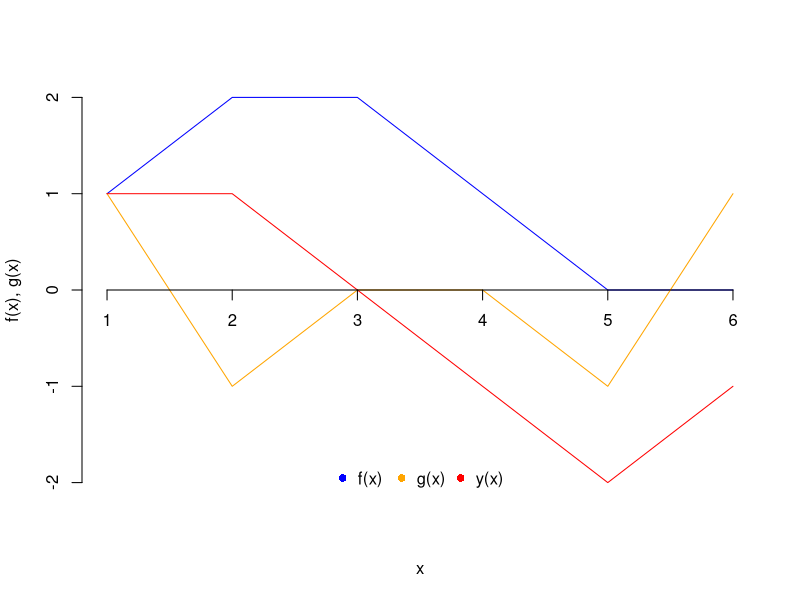
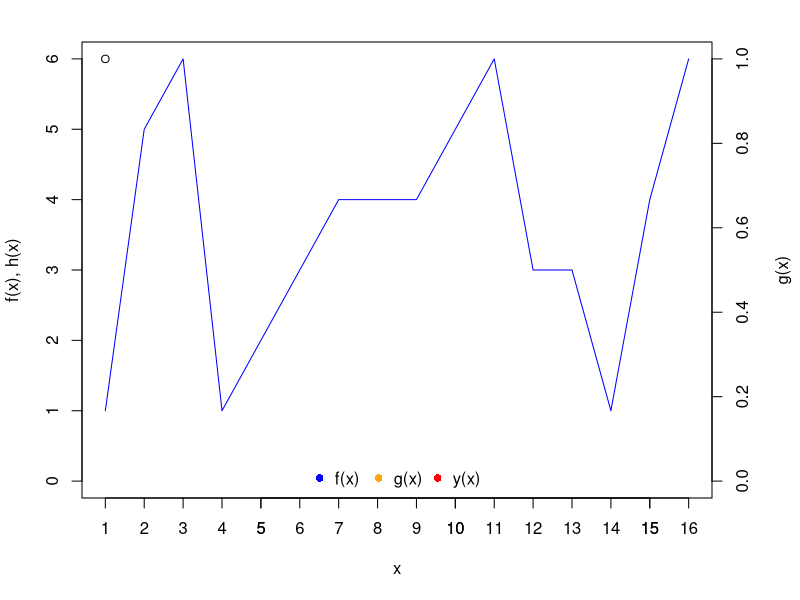
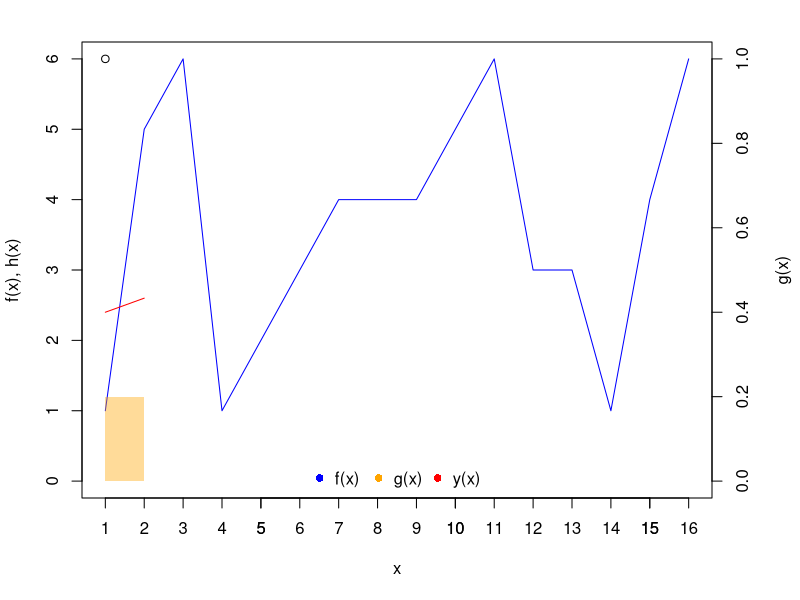
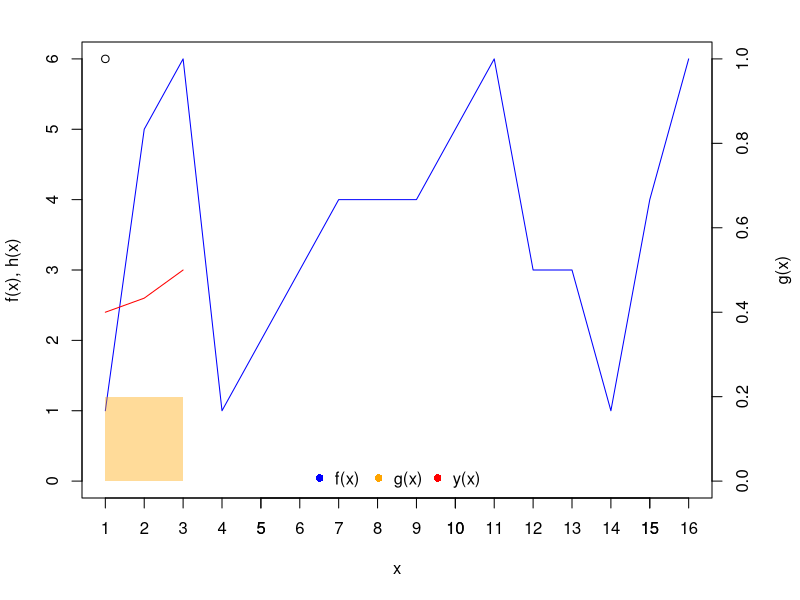
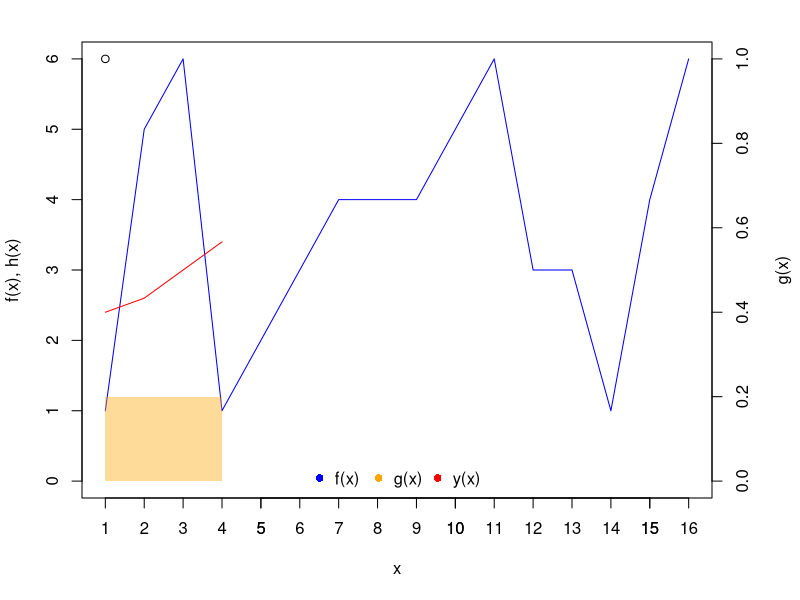
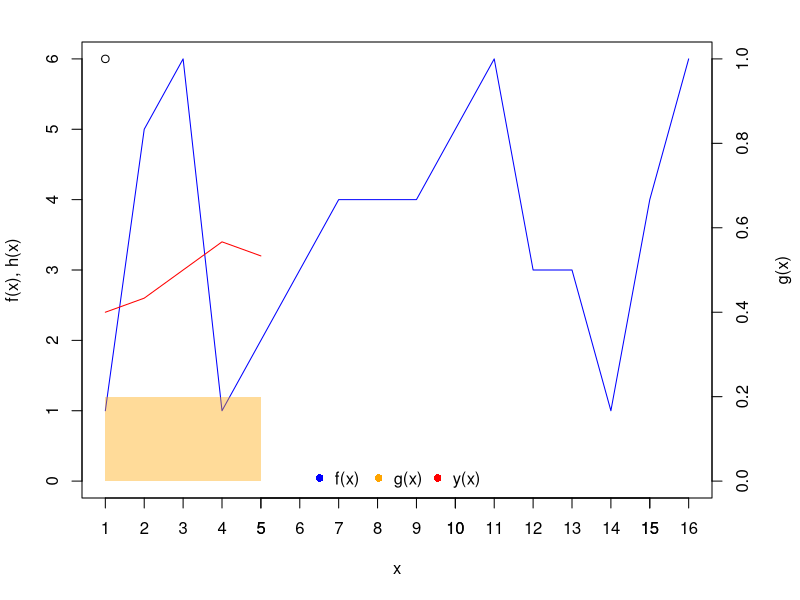
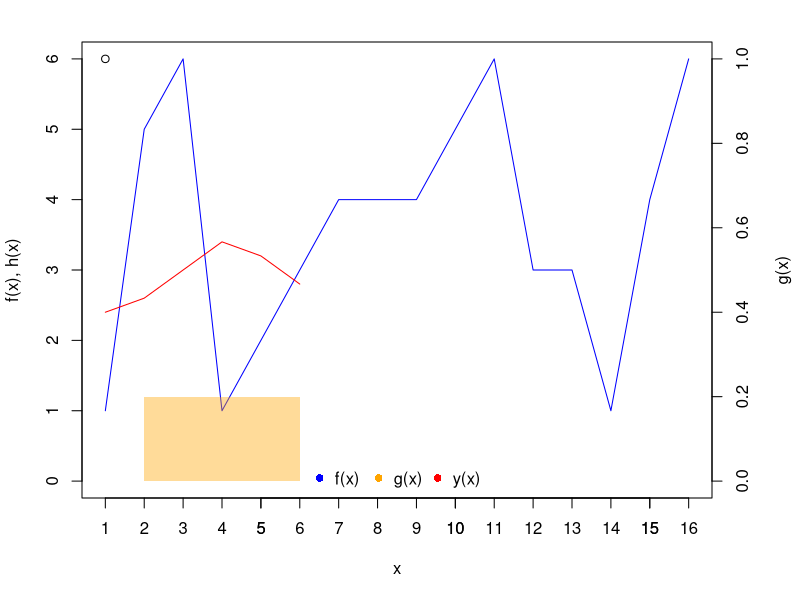
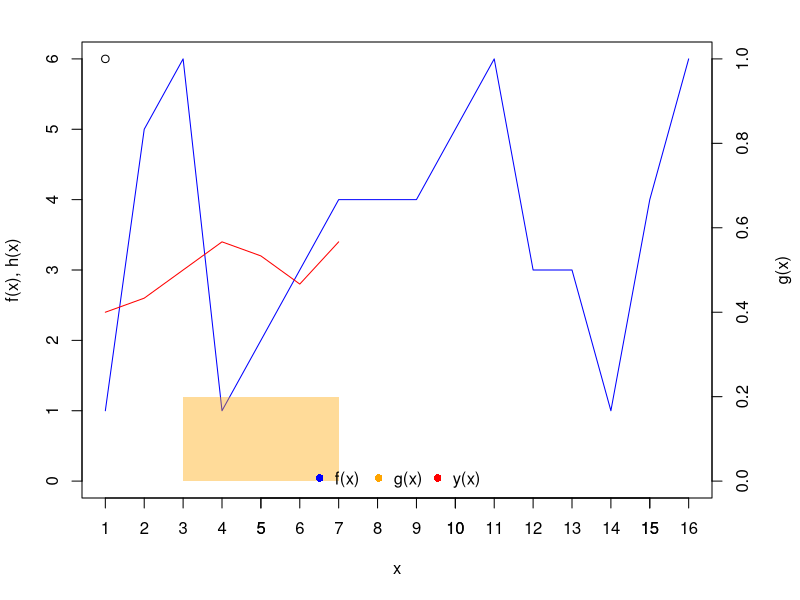

Write R code to recreate these figures, in order.

### Convolute two signals
# conv from signal processing
# https://matheplanet.com/default3.html?call=viewtopic.php?topic=230056&ref=https%3A%2F%2Fwww.google.com%2F

conv1 = function(f, g, i){
    res = 0
    for(j in 1:i){
        res = res + f[j]*g[(i+1) - j]
    }
    return(res)
}
conv_full = function(f, g){
    res = vector(mode = "numeric")
    for(i in 1:length(f)){
        res[i] = conv1(f = f, g = g, i = i)
    }
    return(res)
}

f = c(1, 2, 2, 1, 0, 0)
g = c(1, -1, 0, 0, -1, 1)
y = conv_full(f = f, g = g)
plot(x = seq(length(f)), y = f, type = "l", col = "blue", 
    ylab = "f(x), g(x)", xlab = "x", 
    xaxt = "n", bty = "n",
    ylim = c(min(f, g, y), max(f, g, y)))
lines(x = seq(length(g)), y = g, col = "orange")
lines(x = seq(length(y)), y = y, col = "red")
axis(side = 1, pos = 0)
legend("bottom", legend = c("f(x)","g(x)", "y(x)"), xpd = TRUE, 
    col = c("blue", "orange", "red"), bty = "n", pch = 16, horiz = TRUE)

### Convolute with a filter kernel
# example from cs1114 class
# conv value on x
hi = function(f, g, i){
    m = length(g)
    res = 0
    for(j in 1:m){
        idx = ceiling(i - j + m/2)
        if(idx > 0 & idx <= length(f)){
            res = res + g[j]*f[idx]
            
        }
    }
    return(res)
}
# conv value whole f
h = function(f, g){
    res = vector(mode = "numeric", length = length(f))
    for(l in 1:length(res)){
        res[l] = hi(f = f, g = g, i = l)
    }
    return(res)
}

## plot
# enter values for input and filter
kwidth = 5
f = c(1, 5, 6, 1, 2, 3, 4, 4, 4, 5, 6, 3, 3, 1, 4, 6)
#f = c(0, 0, 0, 0, 0, 0, 0, 2, 2, 2, 0, 0, 0, 0, 0)
g = rep(1/kwidth, kwidth)

for(i in 1:length(f)){
    png(filename = paste0("/Users/Jann/Desktop/lecture_deeplearning/2018/04-cnns/plots/conv_animations/conv_anim_", i, ".png"), 
        bg = "transparent", width = 640)
    # f
    par(mar = c(5.1, 4.1, 2.1, 4.4))
    plot(x = seq(length(f)), y = f, type = "l", col = "blue", 
        ylab = "f(x), h(x)", xlab = "x", 
        #xaxt = "n", bty = "n", 
        ylim = c(0, max(f)))
    # h
    h_vec = vector(i, mode = "numeric")
    for(l in 1:i){
        h_vec[l] = hi(f = f, g = g, i = l)
    }
    lines(x = seq(i), y = h_vec, type = "l", col ="red")
    # g
    par(new=TRUE)
    plot(x = seq(length(f)), xaxt = "n", xlab = "", ylab ="", yaxt ="n", 
        ylim = c(0, 1), axes = FALSE)
    rect(xleft = max(min((i-length(g) + 1):i), 1), xright = max((i-length(g) + 1):i), 
        ybottom = 0, ytop = max(g), col = rgb(255/255,165/255,0, 0.4), border = NA)
    axis(side = 4)
    axis(side = 1, at = seq(1:length(f)))
    mtext("g(x)",side=4,line=3)
    # legend
    legend("bottom", legend = c("f(x)","g(x)", "y(x)"), xpd = TRUE,
        col = c("blue", "orange", "red"), bty = "n", pch = 16, horiz = TRUE)
    dev.off()
}



